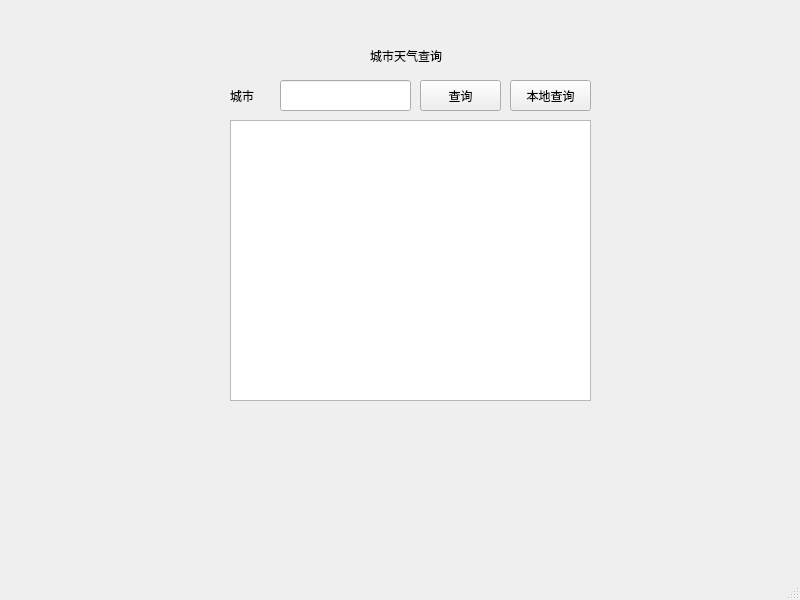
<?xml version="1.0" encoding="UTF-8"?>
<ui version="4.0">
 <class>MainWindow</class>
 <widget class="QMainWindow" name="MainWindow">
  <property name="geometry">
   <rect>
    <x>0</x>
    <y>0</y>
    <width>800</width>
    <height>600</height>
   </rect>
  </property>
  <property name="windowTitle">
   <string>MainWindow</string>
  </property>
  <widget class="QWidget" name="centralwidget">
   <widget class="QPushButton" name="pushButton">
    <property name="geometry">
     <rect>
      <x>420</x>
      <y>80</y>
      <width>81</width>
      <height>31</height>
     </rect>
    </property>
    <property name="text">
     <string>查询</string>
    </property>
   </widget>
   <widget class="QLineEdit" name="lineEdit">
    <property name="geometry">
     <rect>
      <x>280</x>
      <y>80</y>
      <width>131</width>
      <height>31</height>
     </rect>
    </property>
   </widget>
   <widget class="QLabel" name="label">
    <property name="geometry">
     <rect>
      <x>370</x>
      <y>40</y>
      <width>101</width>
      <height>31</height>
     </rect>
    </property>
    <property name="text">
     <string>城市天气查询</string>
    </property>
   </widget>
   <widget class="QPushButton" name="pushButton_2">
    <property name="geometry">
     <rect>
      <x>510</x>
      <y>80</y>
      <width>81</width>
      <height>31</height>
     </rect>
    </property>
    <property name="text">
     <string>本地查询</string>
    </property>
   </widget>
   <widget class="QLabel" name="label_2">
    <property name="geometry">
     <rect>
      <x>230</x>
      <y>80</y>
      <width>41</width>
      <height>31</height>
     </rect>
    </property>
    <property name="text">
     <string>城市</string>
    </property>
   </widget>
   <widget class="QTextBrowser" name="textBrowser">
    <property name="geometry">
     <rect>
      <x>230</x>
      <y>120</y>
      <width>361</width>
      <height>281</height>
     </rect>
    </property>
   </widget>
  </widget>
  <widget class="QMenuBar" name="menubar">
   <property name="geometry">
    <rect>
     <x>0</x>
     <y>0</y>
     <width>800</width>
     <height>23</height>
    </rect>
   </property>
  </widget>
  <widget class="QStatusBar" name="statusbar"/>
 </widget>
 <resources/>
 <connections>
  <connection>
   <sender>pushButton</sender>
   <signal>clicked()</signal>
   <receiver>textBrowser</receiver>
   <slot>show()</slot>
   <hints>
    <hint type="sourcelabel">
     <x>450</x>
     <y>108</y>
    </hint>
    <hint type="destinationlabel">
     <x>390</x>
     <y>279</y>
    </hint>
   </hints>
  </connection>
  <connection>
   <sender>pushButton_2</sender>
   <signal>clicked()</signal>
   <receiver>textBrowser</receiver>
   <slot>show()</slot>
   <hints>
    <hint type="sourcelabel">
     <x>540</x>
     <y>111</y>
    </hint>
    <hint type="destinationlabel">
     <x>529</x>
     <y>227</y>
    </hint>
   </hints>
  </connection>
  <connection>
   <sender>lineEdit</sender>
   <signal>editingFinished()</signal>
   <receiver>pushButton</receiver>
   <slot>click()</slot>
   <hints>
    <hint type="sourcelabel">
     <x>359</x>
     <y>120</y>
    </hint>
    <hint type="destinationlabel">
     <x>485</x>
     <y>107</y>
    </hint>
   </hints>
  </connection>
 </connections>
</ui>
